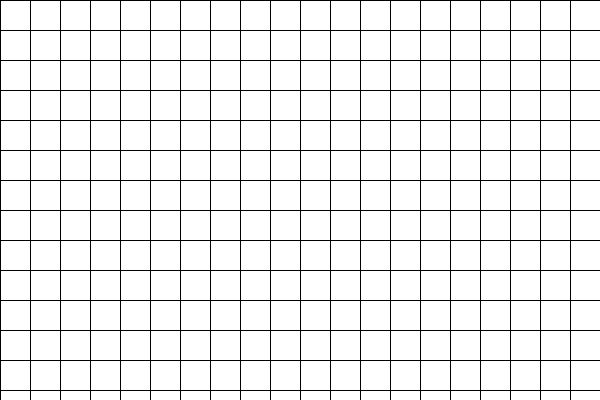
Frame 1 (no input)
Frame 60 (the mouse pressed at the canvas centre just before this capture): identical to frame 1, image omitted
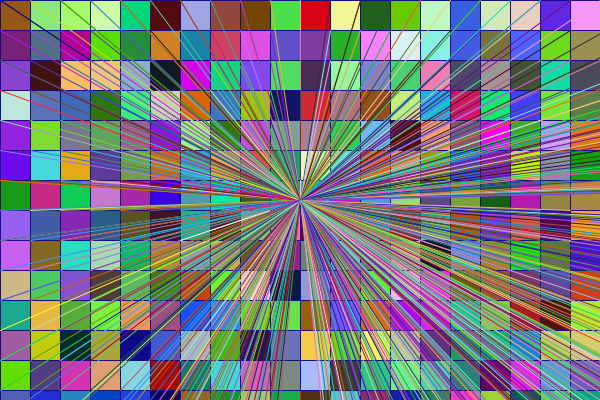
Frame 120 (the mouse held since frame 60 and released just before this capture)

The Processing sketch that drew these frames (run headless with seeded random() and noise(); from frame 60 on, the mouse is pressed at the canvas centre):

// Processing sketch: processing_95222
// ── processing_95222.pde

int x;

void setup (){
  size (600, 400);
}

void draw (){
  background (255);
    
  for (int i =0; i <width; i = i + 30){
    for ( int j = 0; j <height; j = j +30){
    if (mousePressed){
    fill (random(0,255), random (0, 255), random (0, 255));
    }
      rect (i, j , 30, 30);
    }}
    
    
    for (int i =0; i <width; i = i + 30){
    for ( int j = 0; j <height; j = j +30){
       if (mousePressed){
 
    line (i, j, mouseX, mouseY);
    line (i*2, j*2, mouseX, mouseY);
    stroke (random(0,255), random (0, 255), random (0, 255));
       }
  
  }
}
}
